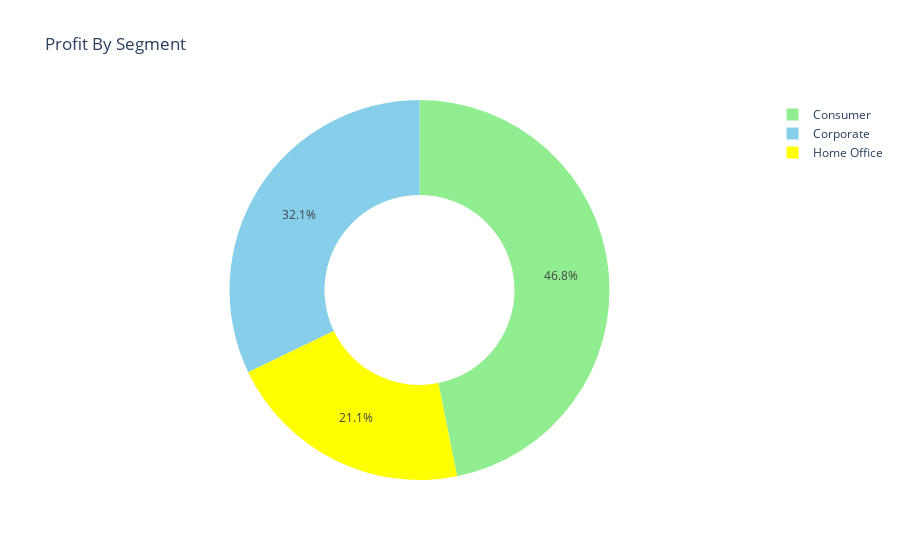

The cell this chart's notebook holds for it:
### Markdown cell above
#### 3.7.2 Profit By Segment

### Code cell
seg_profit = df.groupby('Segment')['Profit'].sum().reset_index()
px.pie(seg_profit, names = "Segment" , values = "Profit" , title = "Profit By Segment",
color_discrete_sequence=['lightgreen', 'skyblue', 'yellow'], hole =0.5)

### Figure 1 — Plotly figure (JSON) as saved in the notebook; plotly's stock layout.template omitted (floating-point values rounded to 4 significant figures)
{"data": [{"domain": {"x": [0, 1], "y": [0, 1]}, "hole": 0.5, "hovertemplate": "Segment=%{label}<br>Profit=%{value}<extra></extra>", "labels": ["Consumer", "Corporate", "Home Office"], "legendgroup": "", "name": "", "showlegend": true, "type": "pie", "values": [134100.0, 91980.0, 60300.0]}], "layout": {"legend": {"tracegroupgap": 0}, "piecolorway": ["lightgreen", "skyblue", "yellow"], "title": {"text": "Profit By Segment"}}}
